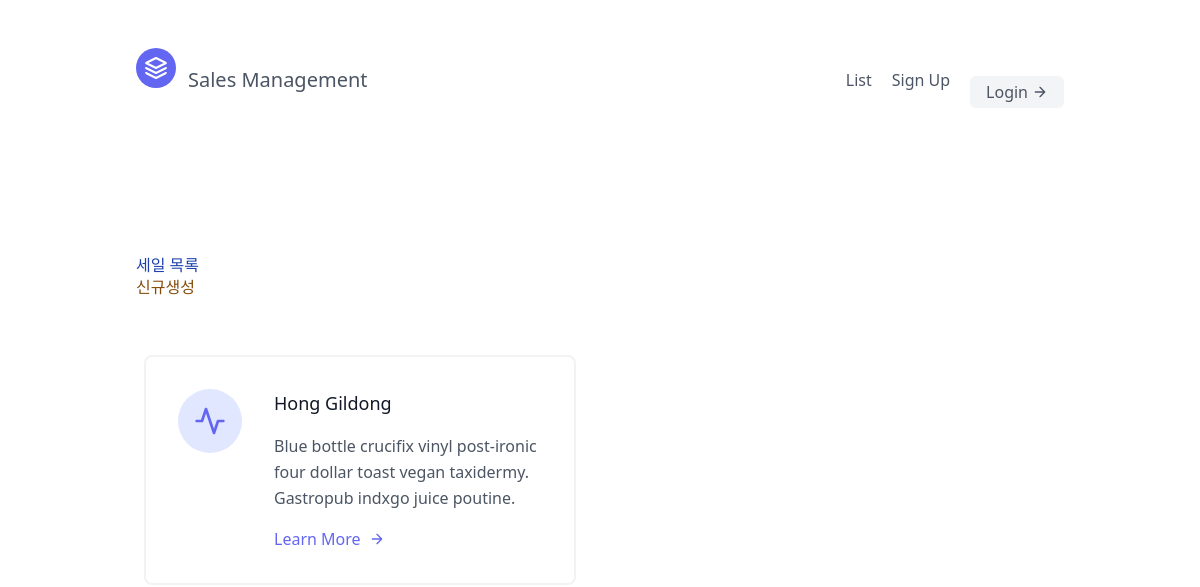
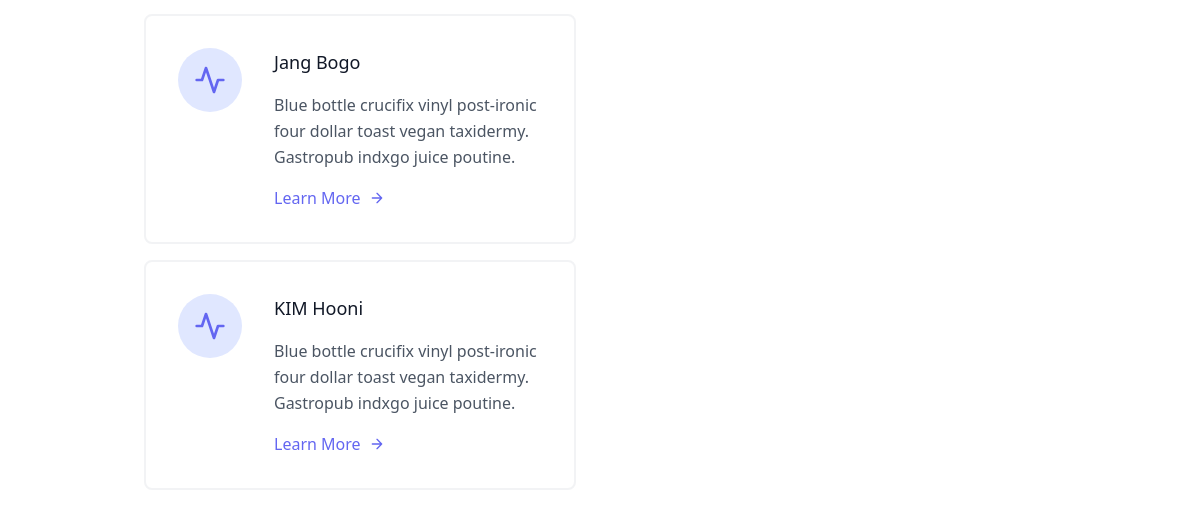
The app's page /sales, older data (2 pictures, top to bottom).
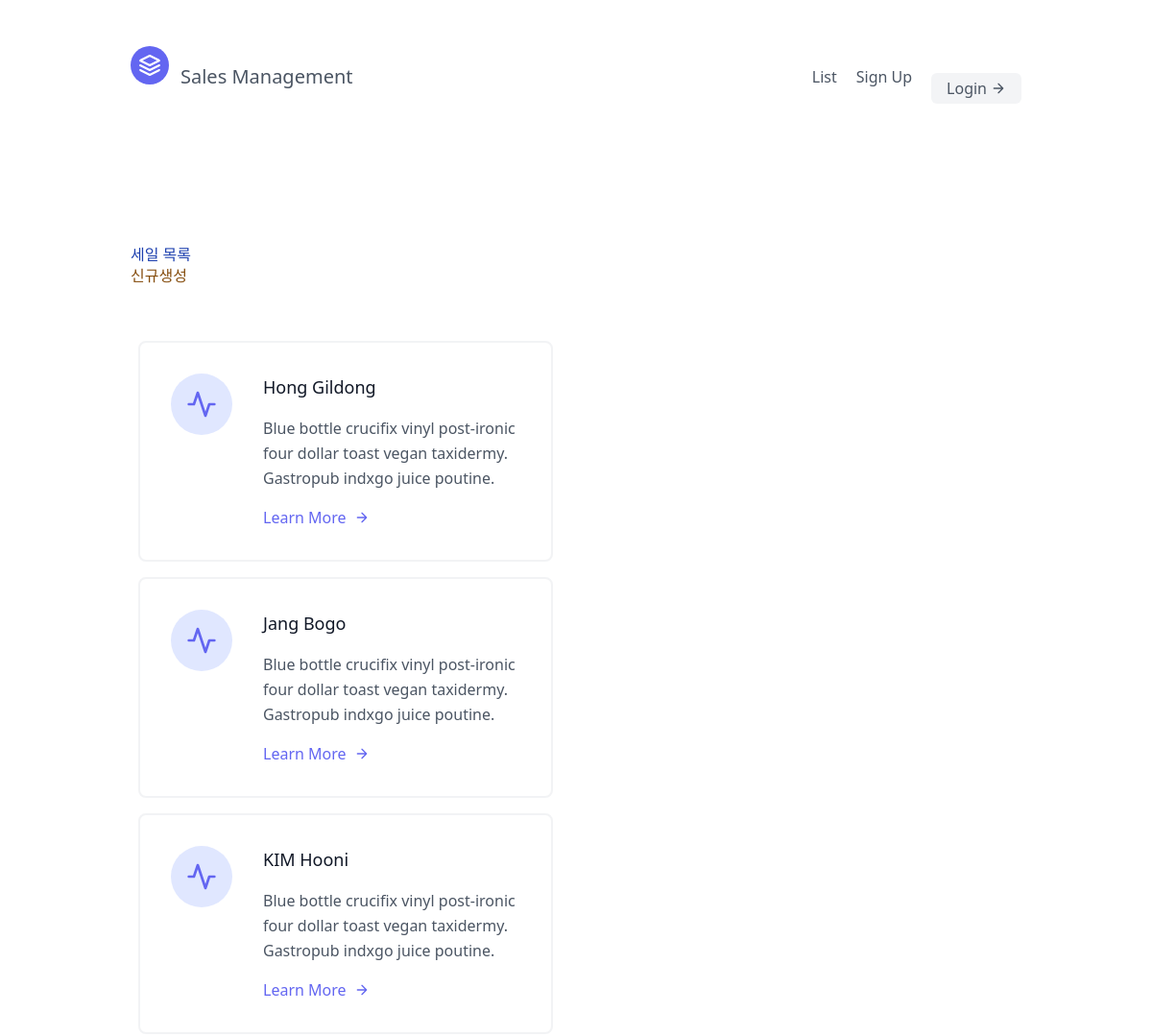
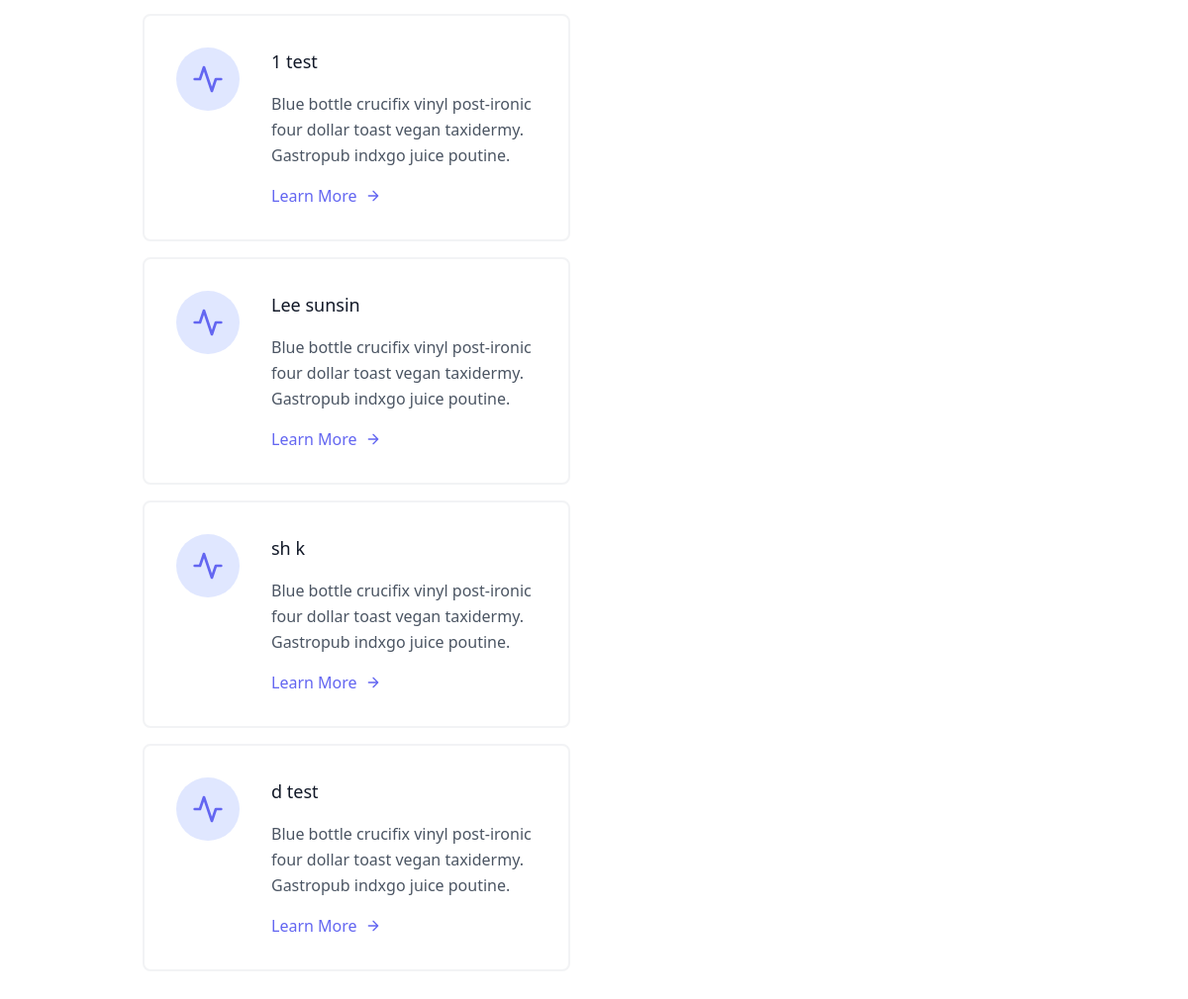
The same page, newer data (2 pictures, top to bottom).
### sales/models.py (models this page shows, shortened)
class Sale(models.Model):
    first_name = models.CharField(max_length=30)
    last_name = models.CharField(max_length=30)
    age = models.IntegerField(default=0)
    person = models.ForeignKey("Person", on_delete=models.CASCADE)

### sales/views.py (the view)
# urls.py: path('sales', SalesListView.as_view(), name="List"),  # 일반 함수 적용 형태
class SalesListView(generic.ListView):
    template_name = "sales/sales_list.html"
    queryset = Sale.objects.all()
    context_object_name = "key"

### templates/sales/sales_list.html (shortened to what this page needs)
{% extends "base.html" %}
{% block content %}
<section class="text-gray-600 body-font">
  <div class="container px-5 py-24 mx-auto flex flex-wrap">
  <div class="w-full">
    <div><h1 class="text-blue-800">세일 목록</h1></div>
    <div class="w-full">
    <div class="mb-5 text-yellow-800"><a href={% url 'Sales:Create' %}>신규생성</a></div>
    </div>
  </div>
    {% for sale in key %}
    <div class="flex flex-wrap -m-4">
      <div class="p-4 lg:w-1/2 md:w-full">
        <div class="flex border-2 rounded-lg border-gray-200 border-opacity-50 p-8 sm:flex-row flex-col">
          <div class="w-16 h-16 sm:mr-8 sm:mb-0 mb-4 inline-flex items-center justify-center rounded-full bg-indigo-100 text-indigo-500 flex-shrink-0">
            <svg fill="none" stroke="currentColor" stroke-linecap="round" stroke-linejoin="round" stroke-width="2" class="w-8 h-8" viewBox="0 0 24 24">
              <path d="M22 12h-4l-3 9L9 3l-3 9H2"></path>
            </svg>
          </div>
          <div class="flex-grow">
            <h2 class="text-gray-900 text-lg title-font font-medium mb-3">{{sale.last_name}} {{sale.first_name}}</h2>
            <p class="leading-relaxed text-base">Blue bottle crucifix vinyl post-ironic four dollar toast vegan taxidermy. Gastropub indxgo juice poutine.</p>
            <a href={% url 'Sales:Detail' sale.pk %} class="mt-3 text-indigo-500 inline-flex items-center">Learn More
              <svg fill="none" stroke="currentColor" stroke-linecap="round" stroke-linejoin="round" stroke-width="2" class="w-4 h-4 ml-2" viewBox="0 0 24 24">
                <path d="M5 12h14M12 5l7 7-7 7"></path>
              </svg>
            </a>
          </div>
        </div>
      </div>
    </div>
    {% endfor %}
  </div>
</section>
{% endblock content %}

Row changes from the older to the newer data that the page shows:
added Sale: last_name "1", first_name "test"
added Sale: last_name "Lee", first_name "sunsin"
added Sale: last_name "sh", first_name "k"
added Sale: last_name "d", first_name "test"
